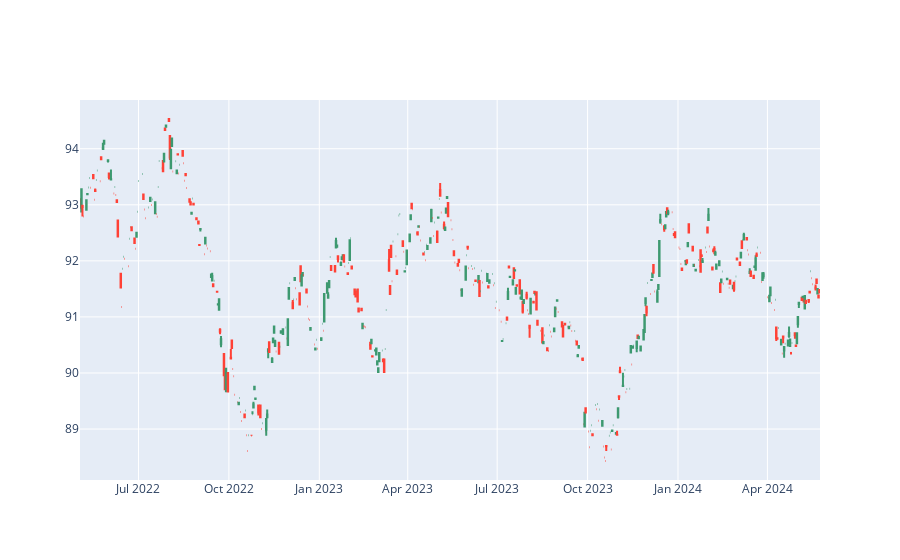

The notebook cell this image was saved under:
### Code cell
import plotly.graph_objects as go

fig = go.Figure(data=[go.Candlestick(x = bit.date,
                                     open = bit.open, 
                                     high = bit.high,
                                     low = bit.low, 
                                     close = bit.close)
                     ])
fig.update_layout(xaxis_rangeslider_visible=False)
fig

### Figure 1 — Plotly figure (JSON) as saved in the notebook; plotly's stock layout.template omitted (floating-point values rounded to 4 significant figures; data arrays with more than 128 entries replaced by an {"elided": "..."} marker saying what was removed)
{"data": [{"close": {"elided": "519 float values"}, "high": {"elided": "519 float values"}, "low": {"elided": "519 float values"}, "open": {"elided": "519 float values"}, "type": "candlestick", "x": {"elided": "519 str values"}}], "layout": {"autosize": true, "xaxis": {"autorange": true, "range": ["2022-05-02 12:00", "2024-05-24 12:00"], "rangeslider": {"visible": false, "yaxis": {}}, "type": "date"}, "yaxis": {"autorange": true, "range": [88.09, 94.87]}}}
